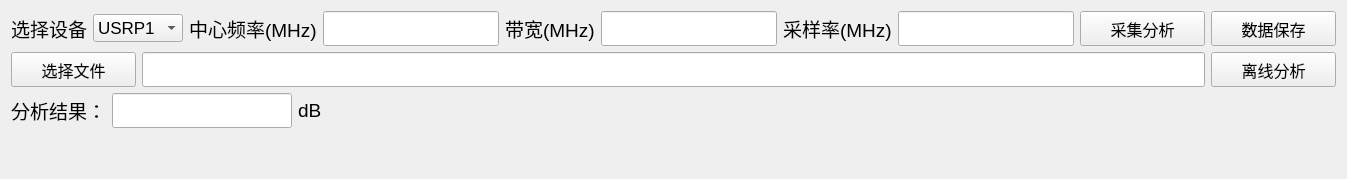
      <widget class="QWidget" name="tab_14">
       <attribute name="title">
        <string>信噪比</string>
       </attribute>
       <layout class="QVBoxLayout" name="verticalLayout_38">
        <item>
         <layout class="QHBoxLayout" name="horizontalLayout_19">
          <item>
           <widget class="QLabel" name="label_46">
            <property name="font">
             <font>
              <pointsize>14</pointsize>
             </font>
            </property>
            <property name="text">
             <string>选择设备</string>
            </property>
           </widget>
          </item>
          <item>
           <widget class="QComboBox" name="comboBox_10">
            <property name="minimumSize">
             <size>
              <width>90</width>
              <height>0</height>
             </size>
            </property>
            <property name="font">
             <font>
              <pointsize>13</pointsize>
             </font>
            </property>
            <item>
             <property name="text">
              <string>USRP1</string>
             </property>
            </item>
            <item>
             <property name="text">
              <string>USRP2</string>
             </property>
            </item>
            <item>
             <property name="text">
              <string>USRP3</string>
             </property>
            </item>
            <item>
             <property name="text">
              <string>USRP4</string>
             </property>
            </item>
            <item>
             <property name="text">
              <string>3900A</string>
             </property>
            </item>
           </widget>
          </item>
          <item>
           <widget class="QLabel" name="label_47">
            <property name="font">
             <font>
              <pointsize>14</pointsize>
             </font>
            </property>
            <property name="text">
             <string>中心频率(MHz)</string>
            </property>
           </widget>
          </item>
          <item>
           <widget class="QLineEdit" name="lineEdit_32">
            <property name="minimumSize">
             <size>
              <width>0</width>
              <height>35</height>
             </size>
            </property>
            <property name="font">
             <font>
              <family>Times New Roman</family>
              <pointsize>14</pointsize>
              <weight>75</weight>
              <bold>true</bold>
             </font>
            </property>
           </widget>
          </item>
          <item>
           <widget class="QLabel" name="label_50">
            <property name="font">
             <font>
              <pointsize>14</pointsize>
             </font>
            </property>
            <property name="text">
             <string>带宽(MHz)</string>
            </property>
           </widget>
          </item>
          <item>
           <widget class="QLineEdit" name="lineEdit_33">
            <property name="minimumSize">
             <size>
              <width>0</width>
              <height>35</height>
             </size>
            </property>
            <property name="font">
             <font>
              <family>Times New Roman</family>
              <pointsize>14</pointsize>
              <weight>75</weight>
              <bold>true</bold>
             </font>
            </property>
           </widget>
          </item>
          <item>
           <widget class="QLabel" name="label_51">
            <property name="font">
             <font>
              <pointsize>14</pointsize>
             </font>
            </property>
            <property name="text">
             <string>采样率(MHz)</string>
            </property>
           </widget>
          </item>
          <item>
           <widget class="QLineEdit" name="lineEdit_34">
            <property name="minimumSize">
             <size>
              <width>0</width>
              <height>35</height>
             </size>
            </property>
            <property name="font">
             <font>
              <family>Times New Roman</family>
              <pointsize>14</pointsize>
              <weight>75</weight>
              <bold>true</bold>
             </font>
            </property>
           </widget>
          </item>
          <item>
           <widget class="QPushButton" name="pushButton_36">
            <property name="sizePolicy">
             <sizepolicy hsizetype="Minimum" vsizetype="Fixed">
              <horstretch>0</horstretch>
              <verstretch>0</verstretch>
             </sizepolicy>
            </property>
            <property name="minimumSize">
             <size>
              <width>125</width>
              <height>35</height>
             </size>
            </property>
            <property name="font">
             <font>
              <pointsize>12</pointsize>
             </font>
            </property>
            <property name="cursor">
             <cursorShape>PointingHandCursor</cursorShape>
            </property>
            <property name="text">
             <string>采集分析</string>
            </property>
           </widget>
          </item>
          <item>
           <widget class="QPushButton" name="pushButton_40">
            <property name="sizePolicy">
             <sizepolicy hsizetype="Minimum" vsizetype="Fixed">
              <horstretch>0</horstretch>
              <verstretch>0</verstretch>
             </sizepolicy>
            </property>
            <property name="minimumSize">
             <size>
              <width>125</width>
              <height>35</height>
             </size>
            </property>
            <property name="font">
             <font>
              <pointsize>12</pointsize>
             </font>
            </property>
            <property name="cursor">
             <cursorShape>PointingHandCursor</cursorShape>
            </property>
            <property name="text">
             <string>数据保存</string>
            </property>
           </widget>
          </item>
         </layout>
        </item>
        <item>
         <layout class="QHBoxLayout" name="horizontalLayout_21">
          <item>
           <widget class="QPushButton" name="pushButton_38">
            <property name="sizePolicy">
             <sizepolicy hsizetype="Minimum" vsizetype="Fixed">
              <horstretch>0</horstretch>
              <verstretch>0</verstretch>
             </sizepolicy>
            </property>
            <property name="minimumSize">
             <size>
              <width>125</width>
              <height>35</height>
             </size>
            </property>
            <property name="font">
             <font>
              <pointsize>12</pointsize>
             </font>
            </property>
            <property name="cursor">
             <cursorShape>PointingHandCursor</cursorShape>
            </property>
            <property name="text">
             <string>选择文件</string>
            </property>
           </widget>
          </item>
          <item>
           <widget class="QLineEdit" name="lineEdit_35">
            <property name="minimumSize">
             <size>
              <width>0</width>
              <height>35</height>
             </size>
            </property>
            <property name="font">
             <font>
              <family>Times New Roman</family>
              <pointsize>14</pointsize>
              <weight>75</weight>
              <bold>true</bold>
             </font>
            </property>
           </widget>
          </item>
          <item>
           <widget class="QPushButton" name="pushButton_39">
            <property name="sizePolicy">
             <sizepolicy hsizetype="Minimum" vsizetype="Fixed">
              <horstretch>0</horstretch>
              <verstretch>0</verstretch>
             </sizepolicy>
            </property>
            <property name="minimumSize">
             <size>
              <width>125</width>
              <height>35</height>
             </size>
            </property>
            <property name="font">
             <font>
              <pointsize>12</pointsize>
             </font>
            </property>
            <property name="cursor">
             <cursorShape>PointingHandCursor</cursorShape>
            </property>
            <property name="text">
             <string>离线分析</string>
            </property>
           </widget>
          </item>
         </layout>
        </item>
        <item>
         <layout class="QHBoxLayout" name="horizontalLayout_22">
          <item>
           <widget class="QLabel" name="label_52">
            <property name="font">
             <font>
              <pointsize>14</pointsize>
             </font>
            </property>
            <property name="text">
             <string>分析结果：</string>
            </property>
           </widget>
          </item>
          <item>
           <widget class="QLineEdit" name="lineEdit_36">
            <property name="minimumSize">
             <size>
              <width>0</width>
              <height>35</height>
             </size>
            </property>
            <property name="maximumSize">
             <size>
              <width>180</width>
              <height>16777215</height>
             </size>
            </property>
            <property name="font">
             <font>
              <family>Times New Roman</family>
              <pointsize>14</pointsize>
              <weight>75</weight>
              <bold>true</bold>
             </font>
            </property>
           </widget>
          </item>
          <item>
           <widget class="QLabel" name="label_53">
            <property name="font">
             <font>
              <pointsize>14</pointsize>
             </font>
            </property>
            <property name="text">
             <string>dB</string>
            </property>
           </widget>
          </item>
          <item>
           <spacer name="horizontalSpacer_15">
            <property name="orientation">
             <enum>Qt::Horizontal</enum>
            </property>
            <property name="sizeHint" stdset="0">
             <size>
              <width>40</width>
              <height>20</height>
             </size>
            </property>
           </spacer>
          </item>
         </layout>
        </item>
        <item>
         <spacer name="verticalSpacer_7">
          <property name="orientation">
           <enum>Qt::Vertical</enum>
          </property>
          <property name="sizeHint" stdset="0">
           <size>
            <width>20</width>
            <height>40</height>
           </size>
          </property>
         </spacer>
        </item>
       </layout>
      </widget>
